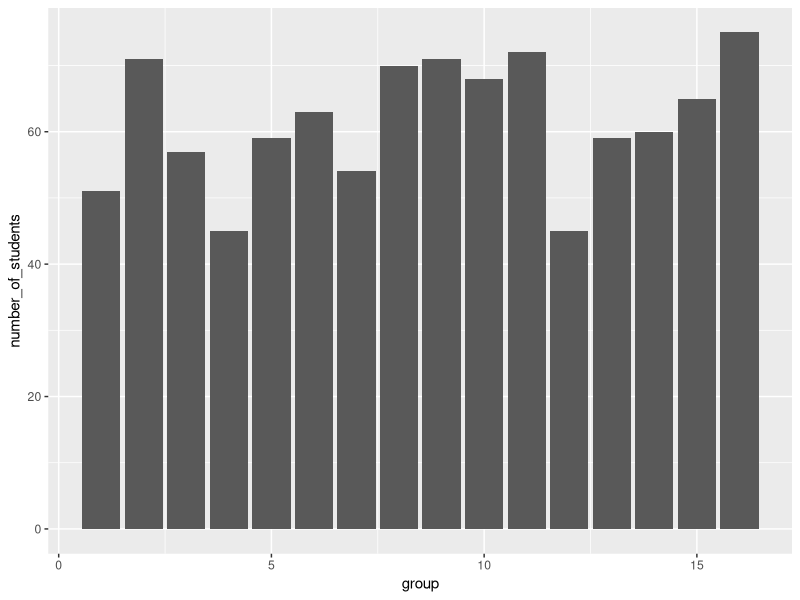

The R script that drew this image:
## ---- chunk 1
library(here)
library(tidyr)
library(dplyr)
library(ggplot2)
library(glue)
## ---- chunk 2
library(readr)
grades <- read_delim(here("data", "grades.csv"), delim = ",")
## ---- chunk 3
total_grades <- grades |>  
  select(grade) |> 
  summarise(total = n())
print(glue("The data set contains {total_grades$total} grades."))
## ---- chunk 4
number_students <- grades  |>   
  distinct(id)  |>  
  summarise(total=n())
print(glue("The number of student contained in the data set is {number_students$total}."))
## ---- chunk 5
students <- grades |>
  select(id,group) |>
  distinct() 
## ---- chunk 6
  print(knitr::kable(head(students)))
## ---- chunk 7
## creating the variable student_per_group 
students_per_group <- students |> 
  group_by(group) |> 
  summarize(number_of_students = n_distinct(id))
print(students_per_group)

## creating the graphical representation 
ggplot(students_per_group, aes(x=group, y=number_of_students)) + 
  geom_bar(stat = "identity")
## ---- chunk 8

